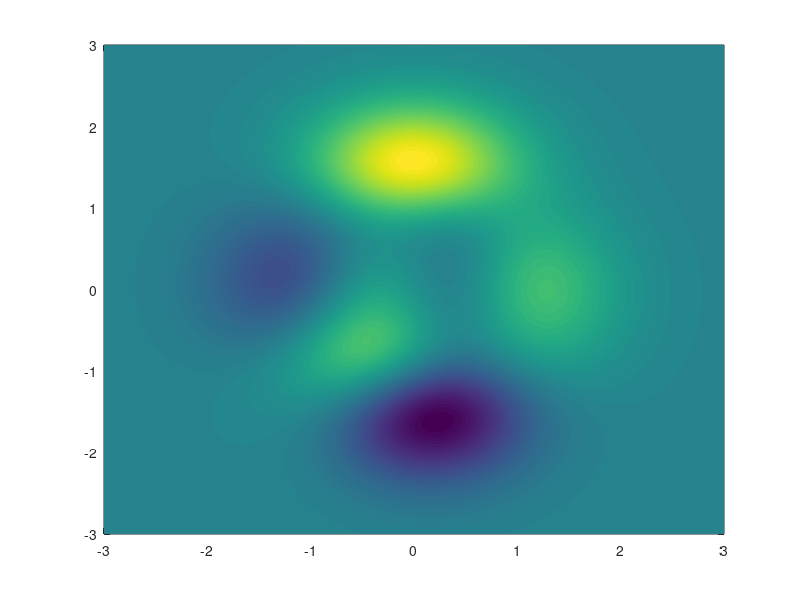

Here is the MATLAB script that generated this plot: (Note: this script raises an error after producing the figure.)
%% |stipple| documentation
% |stipple| creates a hatch filling or stippling within a grid. This
% function is designed primarily to show regions of statistical 
% significance in spatial maps. 
% 
%% Syntax
% 
%  stipple(x,y,mask) 
%  stipple(...,MarkerProperty,MarkerValue,...)
%  stipple(...,'density',DensityValue) 
%  stipple(...,'resize',false) 
%  h = stipple(...)
% 
%% Description
% 
% |stipple(x,y,mask)| plots black dots in |x,y| locations wherever a |mask| contains
% |true| values. Dimensions of |x, y,| and |mask| must all match. 
% 
% |stipple(...,MarkerProperty,MarkerValue,...)| specifies any marker properties
% that are accepted by the plot function (e.g., |'color'|, |'marker'|, |'markersize'|, etc). 
%  
% |stipple(...,'density',DensityValue)| specifies density of stippling markers. 
% Default density is |100|, but if your plot is too crowded you may specify a 
% lower density value (and/or adjust the markersize). 
% 
% |stipple(...,'resize',false)| overrides the |'density'| option and plots stippling 
% at the exact resolution of the input grid. By default, the grids are resized
% because any grid larger than about 100x100 would produce so many stippling
% dots it would black out anything under them. 
% 
% |h = stipple(...)| returns a handle of the plotted stippling objects. 
% 
%% Example 1
% Here's an example you can try at home, which uses |peaks| to create
% a 1000x1000 grid of data: 

% Load some sample data: 
[X,Y,Z] = peaks(1000); 

pcolor(X,Y,Z)
shading interp
hold on

%% 
% Let's say everywhere Z exceeds 2.5 should have stippling: 

mask = Z>2.5; 
stipple(X,Y,mask) 

%% Example 2: Specify color 
% If you prefer gray dots to the default black dots, do this: 

stipple(X,Y,mask,'color',0.5*[1 1 1]) 

%% Example 3: Specify density
% Too many dots? Specify whatever density you'd like. The default 
% density is 100, so values lower than that will produce fewer dots, 
% whereas higher values produce more dots. (Specify |'resize',false|
% if you want the density to exactly match the input grids.). 

figure
pcolor(X,Y,Z)
shading interp
hold on
stipple(X,Y,mask,'density',30) 

%% Example 4: Specify several options at once: 
% To set everything just the way you like it, specify as many options
% as you'd like. Here we'll plot big red plus signs: 

stipple(X,Y,mask,'density',75,'color','r','marker','+','markersize',9)
 
%% Author Info
% This function was written by Chad A. Greene, August 2018. 